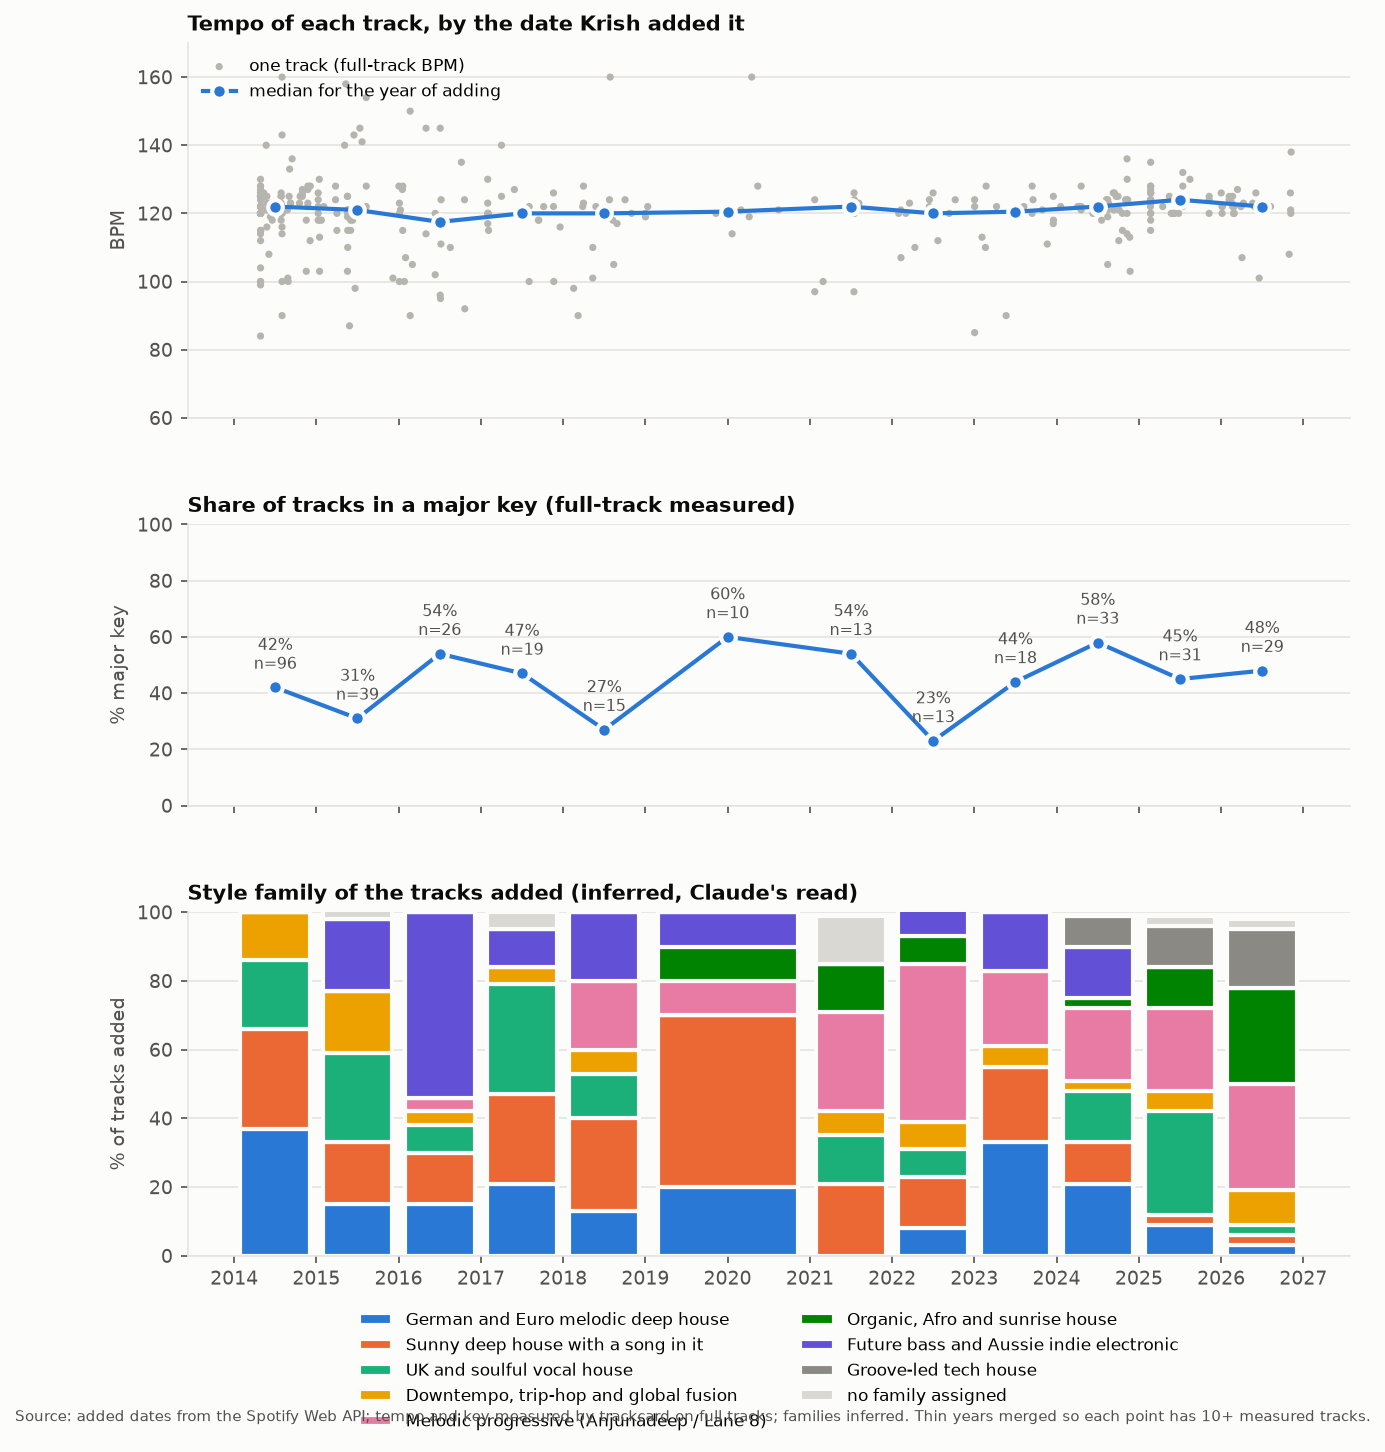

Write the Python code that produced this figure.
"""How Krish's taste moved: per-period figures from tracks.csv by the date each track was added (Spotify's added_at).

Periods are calendar years of adding. Quarters are too thin (most hold under 10 tracks), so a year with fewer than
MIN_N measured tracks is merged with the next year (or the previous one, at the end). Every figure comes from trackcard
on the full track (rows whose measured_from is "full"); style families are inferred (families.json).

Writes (this folder): chronology.json, chronology.png, and the numbers block of CHRONOLOGY.md between
<!-- numbers:start --> and <!-- numbers:end --> (the prose around it is written by hand).

Run after build_graph.py: python taste/graph/chronology.py
"""
from __future__ import annotations

import csv
import json
import re
import statistics as st
from collections import Counter
from datetime import datetime
from pathlib import Path

HERE = Path(__file__).parent
MIN_N = 10
ARR = ["intro_bars_before_first_peak", "peak_share", "breakdowns", "sections"]


def num(v):
    try:
        return float(v) if v not in (None, "") else None
    except ValueError:
        return None


def med(xs):
    xs = [x for x in xs if x is not None]
    return round(st.median(xs), 2) if xs else None


def iqr(xs):
    xs = sorted(x for x in xs if x is not None)
    if len(xs) < 4:
        return None
    q = st.quantiles(xs, n=4)
    return [round(q[0], 1), round(q[2], 1)]


def periods(rows: list[dict]) -> list[tuple[str, list[str]]]:
    years = sorted({r["added_year"] for r in rows})
    n_meas = Counter(r["added_year"] for r in rows if r["measured_from"] == "full")
    out, cur = [], []
    for y in years:
        cur.append(y)
        if sum(n_meas[x] for x in cur) >= MIN_N:
            out.append(cur)
            cur = []
    if cur:
        if out:
            out[-1] += cur
        else:
            out.append(cur)
    return [(p[0] if len(p) == 1 else f"{p[0]}-{p[-1][2:]}", p) for p in out]


def summarise(rows: list[dict], fam_names: dict[str, str]) -> dict:
    m = [r for r in rows if r["measured_from"] == "full"]
    keys = Counter(f"{r['camelot']} {r['key']}" for r in m)
    fams = Counter(r["primary_family"] or "unassigned" for r in rows)
    ages = [int(r["added_year"]) - int(r["release_year"]) for r in rows if r["release_year"]]
    return {
        "added": len(rows),
        "measured_full": len(m),
        "bpm_median": med([num(r["bpm"]) for r in m]),
        "bpm_iqr": iqr([num(r["bpm"]) for r in m]),
        "major_share": round(sum(r["mode"] == "major" for r in m) / len(m), 2) if m else None,
        "top_keys": keys.most_common(3),
        "family_share": {k: round(v / len(rows), 2) for k, v in fams.most_common()},
        "air_db_median": med([num(r["band_air"]) for r in m]),
        "high_mid_db_median": med([num(r["band_high-mid"]) for r in m]),
        "crest_db_median": med([num(r["crest_db"]) for r in m]),
        "lufs_median": med([num(r["lufs"]) for r in m]),
        "length_s_median": med([num(r["duration_s"]) for r in rows]),
        "release_year_median": med([num(r["release_year"]) for r in rows]),
        "age_at_add_median": med(ages),
        **{f"{a}_median": med([num(r.get(a)) for r in m]) for a in ARR},
    }


def markers(rows: list[dict], prev: dict | None, cur: dict) -> dict:
    """The family whose share grew most against the previous period, and its first tracks added in this period."""
    if not prev:
        fam = max(cur["family_share"], key=cur["family_share"].get)
        gain = None
    else:
        gains = {f: cur["family_share"].get(f, 0) - prev["family_share"].get(f, 0) for f in cur["family_share"]}
        fam = max(gains, key=gains.get)
        gain = round(gains[fam], 2)
    picks = sorted((r for r in rows if (r["primary_family"] or "unassigned") == fam), key=lambda r: r["added_at"])[:3]
    return {"family": fam, "share_gain": gain,
            "tracks": [{"id": r["id"], "artists": r["artists"], "title": r["title"], "added": r["added_at"][:10],
                        "bpm": r.get("bpm") or None, "key": r.get("key") or None} for r in picks]}


def references(playlist_ids: dict[str, str]) -> list[dict]:
    path = HERE.parent / "references.json"
    if not path.exists():
        return []
    out = []
    for r in json.loads(path.read_text(encoding="utf-8"))["references"]:
        m = re.search(r"track/([A-Za-z0-9]+)", r.get("url", ""))
        tid = m.group(1) if m else None
        out.append({"date": r["date"], "shared_by": r["shared_by"], "artist": r["artist"], "title": r["title"],
                    "year": r.get("year"), "in_playlist_added": playlist_ids.get(tid)})
    return out


def chart(rows: list[dict], pers: list[dict], fam_names: dict[str, str], out: Path) -> None:
    import matplotlib
    matplotlib.use("Agg")
    import matplotlib.dates as mdates
    import matplotlib.pyplot as plt

    INK, INK2, GRID, SURF = "#0b0b0b", "#52514e", "#e4e3df", "#fcfcfb"
    SERIES = ["#2a78d6", "#eb6834", "#1baf7a", "#eda100", "#e87ba4", "#008300", "#6250d6", "#8a8984"]
    m = [r for r in rows if r["measured_from"] == "full" and r.get("bpm")]
    when = lambda r: datetime.fromisoformat(r["added_at"].replace("Z", "+00:00"))
    mid = lambda p: datetime(int(p["years"][0]), 1, 1) + (datetime(int(p["years"][-1]) + 1, 1, 1) - datetime(int(p["years"][0]), 1, 1)) / 2

    plt.rcParams.update({"font.family": "DejaVu Sans", "font.size": 9, "axes.edgecolor": GRID, "axes.labelcolor": INK2,
                         "xtick.color": INK2, "ytick.color": INK2, "axes.titlecolor": INK, "axes.titlesize": 10,
                         "axes.titleweight": "bold", "axes.titlelocation": "left"})
    fig, axes = plt.subplots(3, 1, figsize=(10, 10.5), sharex=True, facecolor=SURF,
                             gridspec_kw={"height_ratios": [1.2, 0.9, 1.1], "hspace": 0.32})
    for ax in axes:
        ax.set_facecolor(SURF)
        ax.grid(axis="y", color=GRID, linewidth=0.8)
        ax.set_axisbelow(True)
        for s in ("top", "right"):
            ax.spines[s].set_visible(False)

    ax = axes[0]
    ax.scatter([when(r) for r in m], [float(r["bpm"]) for r in m], s=12, color="#b5b4ae", edgecolor="none",
               label="one track (full-track BPM)")
    xs, ys = [mid(p) for p in pers], [p["bpm_median"] for p in pers]
    ax.plot(xs, ys, color=SERIES[0], linewidth=2, marker="o", markersize=7, markeredgecolor=SURF, markeredgewidth=2,
            label="median for the year of adding")
    ax.set_ylim(60, 170)
    ax.set_ylabel("BPM")
    ax.set_title("Tempo of each track, by the date Krish added it")
    ax.legend(loc="upper left", frameon=False, fontsize=8)

    ax = axes[1]
    ax.plot(xs, [p["major_share"] * 100 for p in pers], color=SERIES[0], linewidth=2, marker="o", markersize=7,
            markeredgecolor=SURF, markeredgewidth=2)
    for x, p in zip(xs, pers):
        ax.annotate(f"{round(p['major_share'] * 100)}%\nn={p['measured_full']}", (x, p["major_share"] * 100),
                    textcoords="offset points", xytext=(0, 9), ha="center", fontsize=7.5, color=INK2)
    ax.set_ylim(0, 100)
    ax.set_ylabel("% major key")
    ax.set_title("Share of tracks in a major key (full-track measured)")

    ax = axes[2]
    fams = [f for f in fam_names if any(p["family_share"].get(f) for p in pers)]
    if any(p["family_share"].get("unassigned") for p in pers):
        fams.append("unassigned")
    width = [(datetime(int(p["years"][-1]) + 1, 1, 1) - datetime(int(p["years"][0]), 1, 1)).days * 0.85 for p in pers]
    bottom = [0.0] * len(pers)
    for i, f in enumerate(fams[:9]):
        vals = [p["family_share"].get(f, 0) * 100 for p in pers]
        ax.bar(xs, vals, width=width, bottom=bottom, color=SERIES[i] if f != "unassigned" else "#d9d8d3",
               edgecolor=SURF, linewidth=2, label=fam_names.get(f, "no family assigned"))
        bottom = [b + v for b, v in zip(bottom, vals)]
    ax.set_ylim(0, 100)
    ax.set_ylabel("% of tracks added")
    ax.set_title("Style family of the tracks added (inferred, Claude's read)")
    ax.legend(loc="upper center", bbox_to_anchor=(0.5, -0.12), ncol=2, frameon=False, fontsize=8)
    ax.xaxis.set_major_locator(mdates.YearLocator())
    ax.xaxis.set_major_formatter(mdates.DateFormatter("%Y"))
    fig.text(0.01, 0.005, "Source: added dates from the Spotify Web API; tempo and key measured by trackcard on full tracks; "
             "families inferred. Thin years merged so each point has 10+ measured tracks.", fontsize=7, color=INK2)
    fig.savefig(out, dpi=150, bbox_inches="tight", facecolor=SURF)
    plt.close(fig)


def table(pers: list[dict], fam_names: dict[str, str]) -> str:
    def f(v, fmt="{:g}"):
        return "-" if v is None else fmt.format(v)
    L = ["| added in | tracks (measured) | median BPM (middle half) | major | top keys | air dB | crest dB | "
         "intro bars | at full energy | breakdowns | length | released (median) |",
         "|---|---|---|---|---|---|---|---|---|---|---|---|"]
    for p in pers:
        keys = ", ".join(f"{k.split(' ', 1)[0]} ({n})" for k, n in p["top_keys"])
        L.append(f"| {p['period']} | {p['added']} ({p['measured_full']}) | {f(p['bpm_median'])} "
                 f"({'-'.join(f(x) for x in p['bpm_iqr']) if p['bpm_iqr'] else '-'}) | {round(p['major_share'] * 100)}% | {keys} | "
                 f"{f(p['air_db_median'])} | {f(p['crest_db_median'])} | {f(p['intro_bars_before_first_peak_median'])} | "
                 f"{round(p['peak_share_median'] * 100) if p['peak_share_median'] is not None else '-'}% | "
                 f"{f(p['breakdowns_median'])} | {int(p['length_s_median'] // 60)}:{int(p['length_s_median'] % 60):02d} | "
                 f"{f(p['release_year_median'], '{:.0f}')} |")
    fams = [k for k in fam_names] + ["unassigned"]
    L += ["", "Style family of the tracks added, share of that period (inferred, Claude's read):", "",
          "| added in | " + " | ".join(fam_names.get(k, "no family") for k in fams) + " |",
          "|---|" + "---|" * len(fams)]
    for p in pers:
        L.append(f"| {p['period']} | " + " | ".join(f"{round(p['family_share'].get(k, 0) * 100)}%" for k in fams) + " |")
    L += ["", "Tracks that mark each period (the family whose share grew most against the period before, and its first "
          "tracks added in that period):", ""]
    for p in pers:
        mk = p["markers"]
        gain = f", up {round(mk['share_gain'] * 100)} points" if mk["share_gain"] is not None else ""
        tr = "; ".join(f"{t['artists'].replace(';', ',')} - {t['title']} ({t['added']}"
                       + (f", {float(t['bpm']):.0f} BPM, {t['key']}" if t["bpm"] else ", not measured") + ")" for t in mk["tracks"])
        L.append(f"- **{p['period']}**, {fam_names.get(mk['family'], 'no family assigned')}{gain}: {tr}")
    return "\n".join(L)


def main() -> dict:
    rows = list(csv.DictReader(open(HERE / "tracks.csv", newline="", encoding="utf-8")))
    fam_names = {k: d["name"] for k, d in json.loads((HERE / "families.json").read_text(encoding="utf-8"))["families"].items()}
    pers, prev = [], None
    for name, years in periods(rows):
        sub = [r for r in rows if r["added_year"] in years]
        s = {"period": name, "years": years, **summarise(sub, fam_names)}
        s["markers"] = markers(sub, prev, s)
        pers.append(s)
        prev = s
    by_quarter = Counter(r["added_quarter"] for r in rows)
    doc = {
        "about": "Per-period taste figures by date added (Spotify added_at). Measured figures use only full-track "
                 "trackcard measurements; families are inferred. Built by chronology.py from tracks.csv.",
        "min_measured_per_period": MIN_N,
        "quarters_with_10_plus_tracks": sum(1 for v in by_quarter.values() if v >= 10),
        "quarters_with_tracks": len(by_quarter),
        "periods": pers,
        "references": references({r["id"]: r["added_at"][:10] for r in rows}),
        "overall": summarise(rows, fam_names),
    }
    (HERE / "chronology.json").write_text(json.dumps(doc, indent=1, ensure_ascii=False) + "\n", encoding="utf-8")
    chart(rows, pers, fam_names, HERE / "chronology.png")
    md = HERE / "CHRONOLOGY.md"
    block = "<!-- numbers:start -->\n" + table(pers, fam_names) + "\n<!-- numbers:end -->"
    if md.exists():
        text = md.read_text(encoding="utf-8")
        text = re.sub(r"<!-- numbers:start -->.*?<!-- numbers:end -->", lambda _: block, text, flags=re.S)
    else:
        text = "# Chronology\n\n" + block + "\n"
    md.write_text(text, encoding="utf-8")
    print(table(pers, fam_names))
    return doc


if __name__ == "__main__":
    main()
